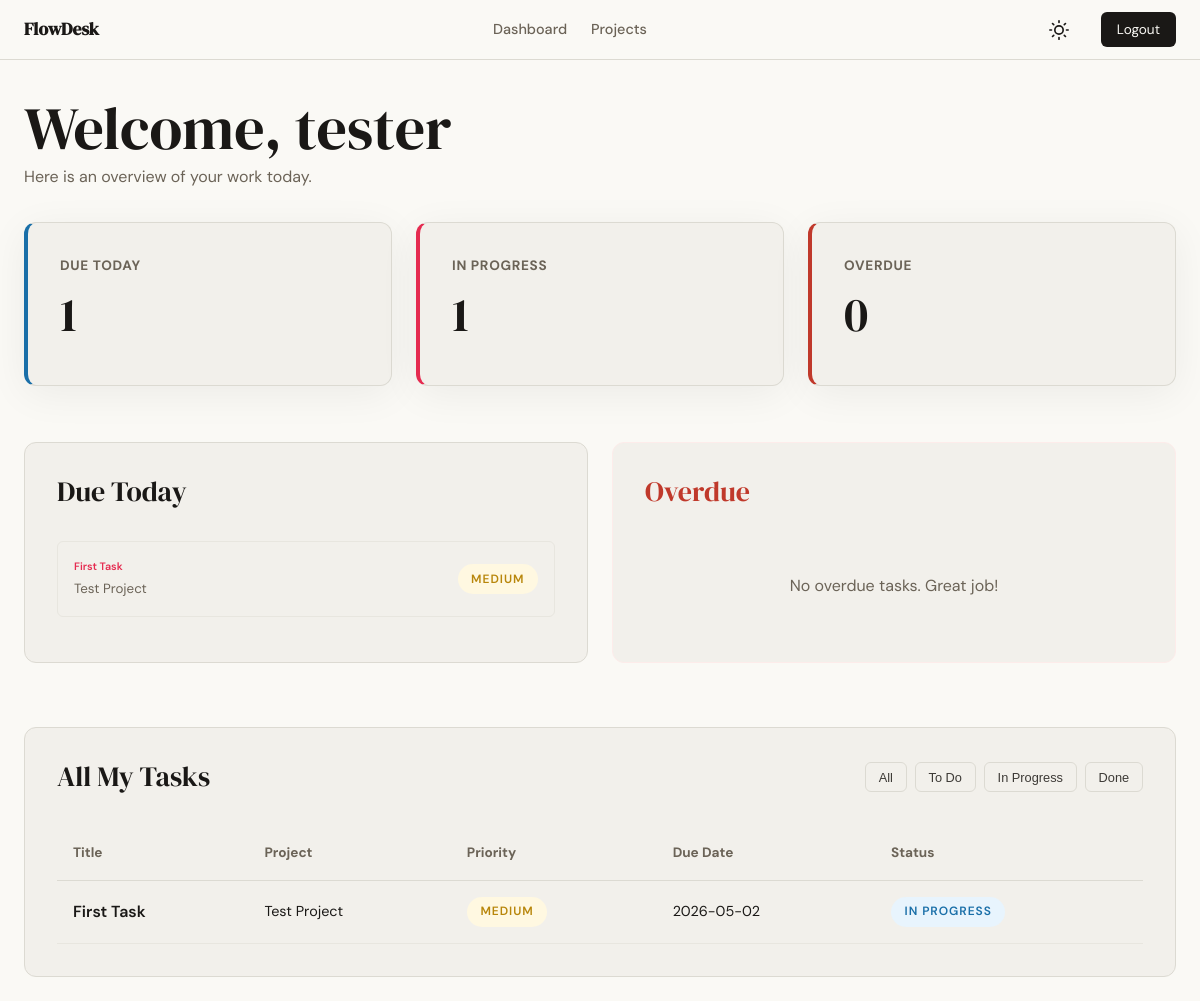
Page /dashboard (signed in) on the earlier database version.
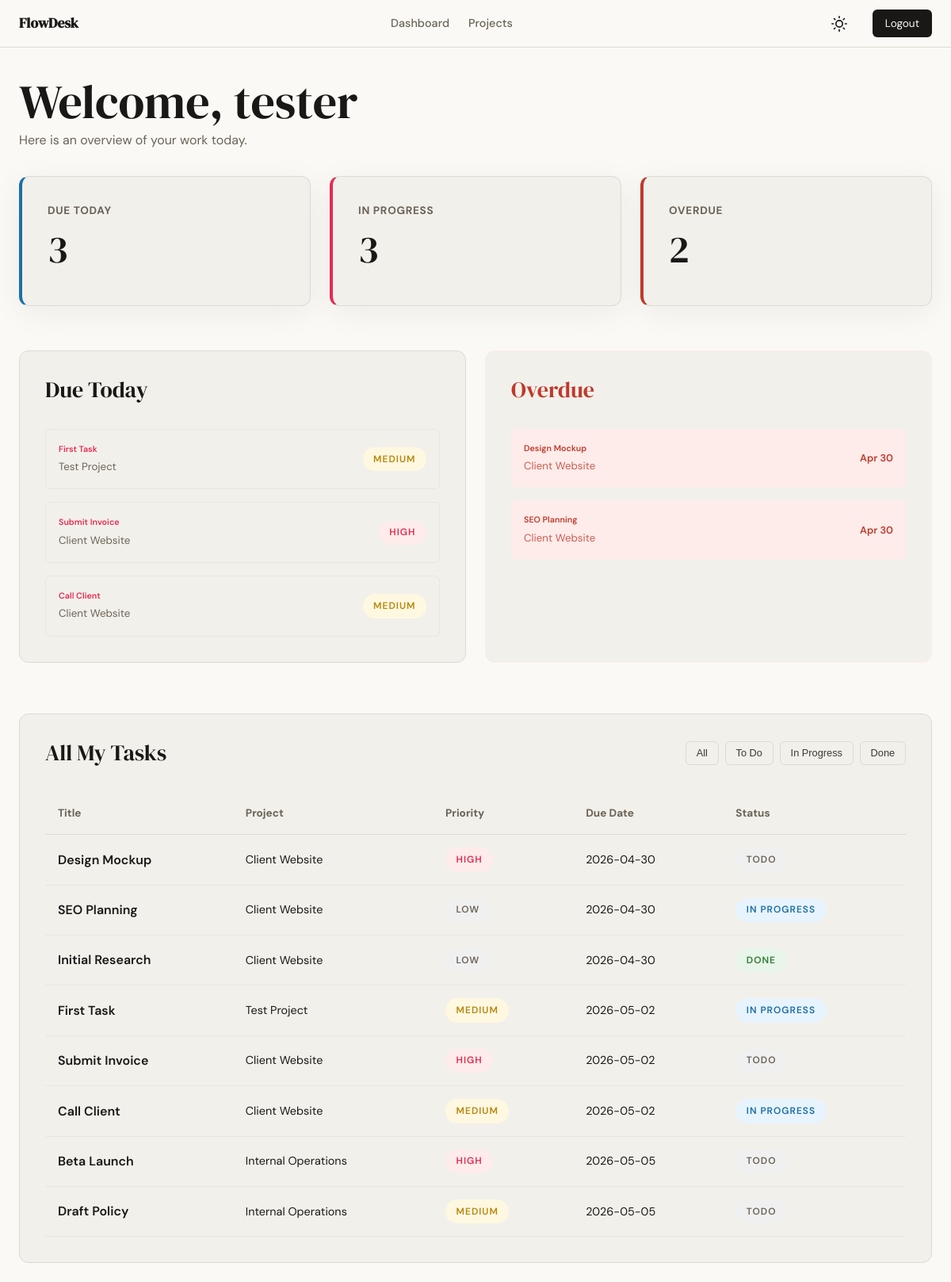
Same page on the later database version.
### app/models.py (models this page shows, shortened)
class User(db.Model, UserMixin):
    id = db.Column(db.Integer, primary_key=True)
    username = db.Column(db.String(80), unique=True, nullable=False)
    email = db.Column(db.String(120), unique=True, nullable=False)
    password_hash = db.Column(db.String(256), nullable=False)
    created_at = db.Column(db.DateTime, default=lambda: datetime.now(timezone.utc))
    owned_projects = db.relationship('Project', backref='owner', lazy=True)
    project_memberships = db.relationship('ProjectMember', backref='user', lazy=True)
    created_tasks = db.relationship('Task', foreign_keys='Task.created_by', backref='creator', lazy=True)
    assigned_tasks = db.relationship('Task', foreign_keys='Task.assigned_to', backref='assignee', lazy=True)

class Task(db.Model):
    id = db.Column(db.Integer, primary_key=True)
    title = db.Column(db.String(200), nullable=False)
    description = db.Column(db.Text)
    status = db.Column(db.Enum('todo', 'in_progress', 'done', name='task_status'), default='todo')
    priority = db.Column(db.Enum('low', 'medium', 'high', name='task_priority'), default='medium')
    due_date = db.Column(db.Date)
    created_at = db.Column(db.DateTime, default=lambda: datetime.now(timezone.utc))
    updated_at = db.Column(db.DateTime, default=lambda: datetime.now(timezone.utc), onupdate=lambda: datetime.now(timezone.utc))
    project_id = db.Column(db.Integer, db.ForeignKey('project.id'), nullable=False)
    created_by = db.Column(db.Integer, db.ForeignKey('user.id'), nullable=False)
    assigned_to = db.Column(db.Integer, db.ForeignKey('user.id'))

class Project(db.Model):
    id = db.Column(db.Integer, primary_key=True)
    name = db.Column(db.String(120), nullable=False)
    description = db.Column(db.Text)
    created_at = db.Column(db.DateTime, default=lambda: datetime.now(timezone.utc))
    owner_id = db.Column(db.Integer, db.ForeignKey('user.id'), nullable=False)
    members = db.relationship('ProjectMember', backref='project', lazy=True, cascade='all, delete-orphan')
    tasks = db.relationship('Task', backref='project', lazy=True, cascade='all, delete-orphan')

### app/dashboard/routes.py (the view)
@dashboard.route('/dashboard')
@login_required
def index():
    today = date.today()
    tasks_today = Task.query.filter(
        and_(Task.assigned_to == current_user.id, Task.due_date == today, Task.status != 'done')
    ).all()
    in_progress_count = Task.query.filter(
        and_(Task.assigned_to == current_user.id, Task.status == 'in_progress')
    ).count()
    overdue_tasks = Task.query.filter(
        and_(Task.assigned_to == current_user.id, Task.due_date < today, Task.status != 'done')
    ).all()
    all_my_tasks = Task.query.filter_by(assigned_to=current_user.id).order_by(Task.due_date.asc().nullslast()).all()
    return render_template(
        'dashboard/index.html',
        tasks_today=tasks_today,
        in_progress_count=in_progress_count,
        overdue_tasks=overdue_tasks,
        all_my_tasks=all_my_tasks
    )

### app/templates/dashboard/index.html (shortened to what this page needs)
{% extends "base.html" %}
{% block content %}
<header class="mb-4">
    <h1>Welcome, {{ current_user.username }}</h1>
    <p class="text-muted">Here is an overview of your work today.</p>
</header>
<section class="grid-3 mb-4" style="display: grid; grid-template-columns: repeat(auto-fit, minmax(280px, 1fr)); gap: 1.5rem;">
    <div class="card card-shadow" style="background-color: var(--paper-warm); border-left: 4px solid var(--info);">
        <h5 class="text-muted" style="font-size: 0.85rem; text-transform: uppercase; letter-spacing: 0.05em;">Due Today</h5>
        <p style="font-size: 3rem; font-family: var(--font-display);">{{ tasks_today|length }}</p>
    </div>
    <div class="card card-shadow" style="background-color: var(--paper-warm); border-left: 4px solid var(--accent);">
        <h5 class="text-muted" style="font-size: 0.85rem; text-transform: uppercase; letter-spacing: 0.05em;">In Progress</h5>
        <p style="font-size: 3rem; font-family: var(--font-display);">{{ in_progress_count }}</p>
    </div>
    <div class="card card-shadow" style="background-color: var(--paper-warm); border-left: 4px solid var(--danger);">
        <h5 class="text-muted" style="font-size: 0.85rem; text-transform: uppercase; letter-spacing: 0.05em;">Overdue</h5>
        <p style="font-size: 3rem; font-family: var(--font-display);">{{ overdue_tasks|length }}</p>
    </div>
</section>
<div style="display: grid; grid-template-columns: repeat(auto-fit, minmax(400px, 1fr)); gap: 1.5rem; margin-bottom: 2.5rem;">
    <div class="card">
        <h3 class="mb-4">Due Today</h3>
        <div style="display: flex; flex-direction: column; gap: 1rem;">
            {% for task in tasks_today %}
                <a href="{{ url_for('tasks.detail', id=task.id) }}" class="flex-between" style="padding: 1rem; border: 1px solid var(--border-soft); border-radius: var(--radius-sm);">
                    <div>
                        <h6 style="font-weight: 600;">{{ task.title }}</h6>
                        <small class="text-muted">{{ task.project.name }}</small>
                    </div>
                    <span class="badge badge-{{ task.priority }}">{{ task.priority }}</span>
                </a>
            {% else %}
                <p class="text-muted" style="text-align: center; padding: 2rem;">No tasks due today.</p>
            {% endfor %}
        </div>
    </div>
    <div class="card" style="border-color: var(--danger-light);">
        <h3 class="mb-4" style="color: var(--danger);">Overdue</h3>
        <div style="display: flex; flex-direction: column; gap: 1rem;">
            {% for task in overdue_tasks %}
                <a href="{{ url_for('tasks.detail', id=task.id) }}" class="flex-between overdue-row" style="padding: 1rem; border-radius: var(--radius-sm);">
                    <div>
                        <h6 style="font-weight: 600;">{{ task.title }}</h6>
                        <small style="opacity: 0.8;">{{ task.project.name }}</small>
                    </div>
                    <span style="font-weight: 600; font-size: 0.8rem;">{{ task.due_date.strftime('%b %d') }}</span>
                </a>
            {% else %}
                <p class="text-muted" style="text-align: center; padding: 2rem;">No overdue tasks. Great job!</p>
            {% endfor %}
        </div>
    </div>
</div>
<div class="card">
    <div class="flex-between mb-4">
        <h3>All My Tasks</h3>
        <div style="display: flex; gap: 0.5rem;">
            <button class="btn btn-ghost filter-btn active" style="padding: 0.4rem 0.8rem; font-size: 0.8rem;" onclick="filterTasks('all')">All</button>
            <button class="btn btn-ghost filter-btn" style="padding: 0.4rem 0.8rem; font-size: 0.8rem;" onclick="filterTasks('todo')">To Do</button>
            <button class="btn btn-ghost filter-btn" style="padding: 0.4rem 0.8rem; font-size: 0.8rem;" onclick="filterTasks('in_progress')">In Progress</button>
            <button class="btn btn-ghost filter-btn" style="padding: 0.4rem 0.8rem; font-size: 0.8rem;" onclick="filterTasks('done')">Done</button>
        </div>
    </div>
    <div style="overflow-x: auto;">
        <table style="width: 100%; border-collapse: collapse; text-align: left;">
            <thead>
                <tr style="border-bottom: 1px solid var(--border); color: var(--ink-muted); font-size: 0.85rem;">
                    <th style="padding: 1rem;">Title</th>
                    <th style="padding: 1rem;">Project</th>
                    <th style="padding: 1rem;">Priority</th>
                    <th style="padding: 1rem;">Due Date</th>
                    <th style="padding: 1rem;">Status</th>
                </tr>
            </thead>
            <tbody>
                {% for task in all_my_tasks %}
                    <tr class="task-row" data-status="{{ task.status }}" style="border-bottom: 1px solid var(--border-soft);">
                        <td style="padding: 1rem;">
                            <a href="{{ url_for('tasks.detail', id=task.id) }}" style="color: var(--ink); font-weight: 600;">
                                {{ task.title }}
                            </a>
                        </td>
                        <td style="padding: 1rem; font-size: 0.9rem;">{{ task.project.name }}</td>
                        <td style="padding: 1rem;">
                            <span class="badge badge-{{ task.priority }}">{{ task.priority }}</span>
                        </td>
                        <td style="padding: 1rem; font-size: 0.9rem;">{{ task.due_date.strftime('%Y-%m-%d') if task.due_date else '-' }}</td>
                        <td style="padding: 1rem;">
                            <span class="badge badge-{{ task.status }}">{{ task.status|replace('_', ' ') }}</span>
                        </td>
                    </tr>
                {% else %}
                    <tr>
                        <td colspan="5" style="text-align: center; padding: 3rem; color: var(--ink-faint);">You have no tasks assigned.</td>
                    </tr>
                {% endfor %}
            </tbody>
        </table>
    </div>
</div>
{% endblock %}

### app/templates/base.html (shortened to what this page needs)
<!DOCTYPE html>
<html lang="en">
<head>
    <link rel="stylesheet" href="{{ url_for('static', filename='css/style.css') }}">
</head>
<body>
    <nav class="navbar">
        <div class="container">
            <a href="{{ url_for('dashboard.root') }}" class="navbar-brand">FlowDesk</a>
            <div class="nav-links">
                {% if current_user.is_authenticated %}
                    <a href="{{ url_for('dashboard.index') }}" class="nav-link">Dashboard</a>
                    <a href="{{ url_for('projects.list_projects') }}" class="nav-link">Projects</a>
                {% endif %}
            </div>
            <div class="nav-links">
                <button id="theme-toggle" class="theme-toggle" title="Toggle Dark Mode">
                    <svg width="20" height="20" viewBox="0 0 24 24" fill="none" stroke="currentColor" stroke-width="2" stroke-linecap="round" stroke-linejoin="round"><circle cx="12" cy="12" r="5"/><path d="M12 1v2M12 21v2M4.22 4.22l1.42 1.42M18.36 18.36l1.42 1.42M1 12h2M21 12h2M4.22 19.78l1.42-1.42M18.36 5.64l1.42-1.42"/></svg>
                </button>
                {% if current_user.is_authenticated %}
                    <a href="{{ url_for('auth.logout') }}" class="nav-cta">Logout</a>
                {% else %}
                    <a href="{{ url_for('auth.login') }}" class="nav-link">Login</a>
                    <a href="{{ url_for('auth.register') }}" class="nav-cta">Get Started</a>
                {% endif %}
            </div>
        </div>
    </nav>
    <main class="container mt-4">
        {% block content %}{% endblock %}
    </main>
</body>
</html>

### app/static/css/style.css (style rules this page uses)
:root { --ink: #1a1816; --ink-soft: #3d3a36; --ink-muted: #6b6357; --ink-faint: #9a9088; --paper: #faf9f5; --paper-warm: #f2f0eb; --paper-card: #f2f0eb; --accent: #E52b50; --accent-light: #fdecea; --danger: #c0392b; --danger-light: #fdecea; --success: #2e7d32; --success-light: #e8f5e9; --info: #1a6fa8; --info-light: #e8f4fd; --warning: #b8860b; --warning-light: #fff8e1; --border: #dcdad2; --border-soft: #e8e6df; --font-display: 'DM Serif Display', Georgia, serif; --font-body: 'DM Sans', system-ui, sans-serif; --max-width: 1200px; --auth-width: 440px; --radius-sm: 6px; --radius-md: 12px; --radius-lg: 20px; }
* { box-sizing: border-box; margin: 0; padding: 0; }
body { font-family: var(--font-body); background-color: var(--paper); color: var(--ink); line-height: 1.6; transition: background-color 0.3s, color 0.3s; min-height: 100vh; }
h1, h2, h3, h4, .display-font { font-family: var(--font-display); font-weight: 400; line-height: 1.2; }
h1 { font-size: clamp(2.5rem, 5vw, 4rem); }
h3 { font-size: 1.75rem; }
a { color: var(--accent); text-decoration: none; transition: 0.2s ease; }
.container { max-width: var(--max-width); margin: 0 auto; padding: 0 1.5rem; }
.navbar { height: 60px; background-color: var(--paper); border-bottom: 1px solid var(--border); position: sticky; top: 0; z-index: 100; display: flex; align-items: center; }
.navbar .container { display: flex; justify-content: space-between; align-items: center; width: 100%; }
.navbar-brand { font-family: var(--font-display); font-size: 1.1rem; font-weight: 600; color: var(--ink); }
.nav-links { display: flex; gap: 1.5rem; align-items: center; }
.nav-link { font-size: 0.9rem; color: var(--ink-muted); font-weight: 500; }
.nav-cta { background-color: var(--ink); color: var(--paper); padding: 0.4rem 1rem; border-radius: var(--radius-sm); font-size: 0.85rem; }
.btn { display: inline-block; padding: 0.65rem 1.5rem; font-size: 0.9rem; font-weight: 500; border-radius: var(--radius-sm); cursor: pointer; transition: 0.2s ease; border: none; text-align: center; }
.btn-ghost { background-color: transparent; border: 1px solid var(--border); color: var(--ink-soft); }
.card { background-color: var(--paper-card); border: 1px solid var(--border); border-radius: var(--radius-md); padding: 2rem; margin-bottom: 1.5rem; }
.card-shadow { box-shadow: 0 8px 40px rgba(0,0,0,0.06); }
::placeholder { color: var(--ink-faint); }
.badge { display: inline-block; padding: 0.35rem 0.85rem; border-radius: 999px; font-size: 0.75rem; font-weight: 600; letter-spacing: 0.08em; text-transform: uppercase; }
.badge-low { background-color: #f0f0f0; color: var(--ink-muted); }
.badge-medium { background-color: #fff8e1; color: #b8860b; }
.badge-high { background-color: var(--accent-light); color: var(--accent); }
.badge-todo { background-color: #f0f0f0; color: var(--ink-muted); }
.badge-in_progress { background-color: #e8f4fd; color: #1a6fa8; }
.badge-done { background-color: #e8f5e9; color: #2e7d32; }
.text-muted { color: var(--ink-muted); }
.mt-4 { margin-top: 2rem; }
.mb-4 { margin-bottom: 2rem; }
.flex-between { display: flex; justify-content: space-between; align-items: center; }
.overdue-row { background-color: var(--danger-light); color: var(--danger); }
.theme-toggle { background: none; border: none; cursor: pointer; padding: 0.5rem; color: var(--ink); display: flex; align-items: center; justify-content: center; }

Differences in the rows shown:
added Task: title "Submit Invoice", project.name "Client Website", priority "HIGH", due_date "2026-05-02", status "TODO"
added Task: title "Call Client", project.name "Client Website", priority "MEDIUM", due_date "2026-05-02", status "IN PROGRESS"
added Task: title "Design Mockup", project.name "Client Website", due_date "Apr 30", priority "HIGH", due_date "2026-04-30", status "TODO"
added Task: title "SEO Planning", project.name "Client Website", due_date "Apr 30", priority "LOW", due_date "2026-04-30", status "IN PROGRESS"
added Task: title "Initial Research", project.name "Client Website", priority "LOW", due_date "2026-04-30", status "DONE", shown under "All My Tasks"
added Task: title "Beta Launch", project.name "Internal Operations", priority "HIGH", due_date "2026-05-05", status "TODO", shown under "All My Tasks"
added Task: title "Draft Policy", project.name "Internal Operations", priority "MEDIUM", due_date "2026-05-05", status "TODO", shown under "All My Tasks"
Other differences:
{{ tasks_today|length }}: "1" → "3"
{{ in_progress_count }}: "1" → "3"
{{ overdue_tasks|length }}: "0" → "2"
text no longer shown: "No overdue tasks. Great job!"
